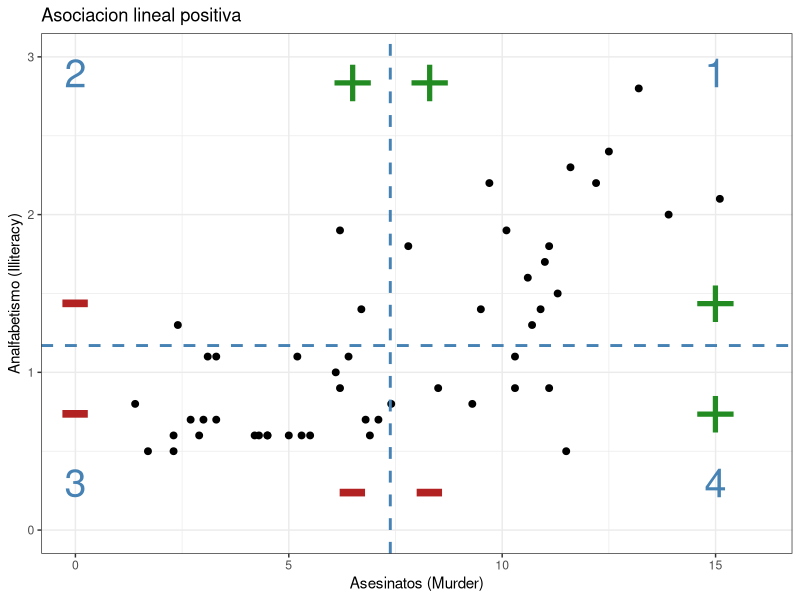
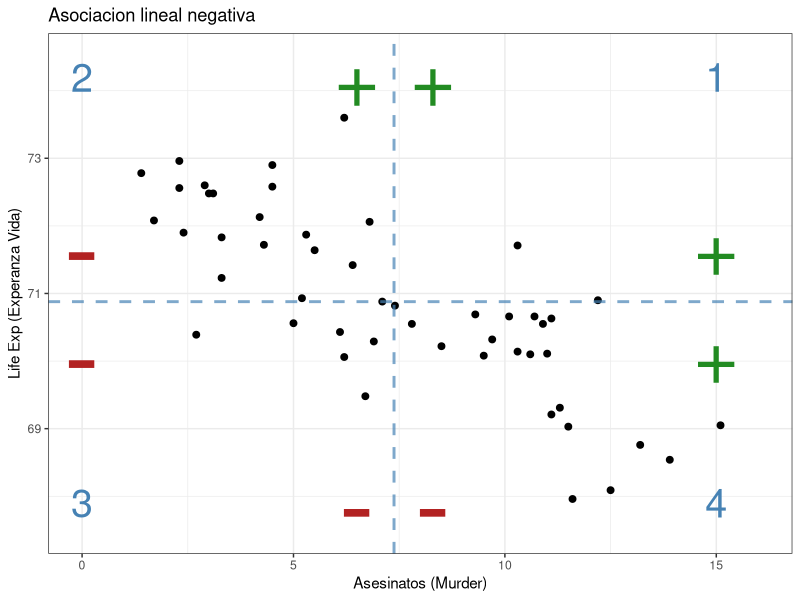
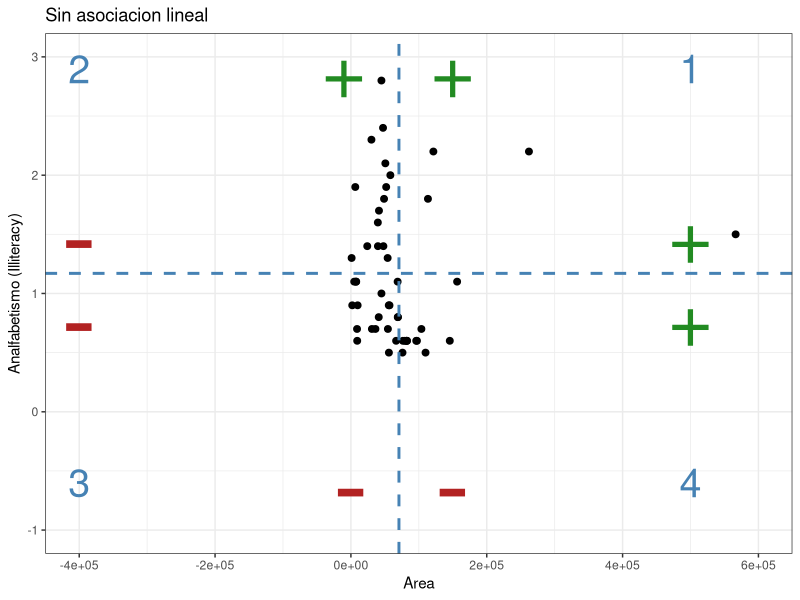
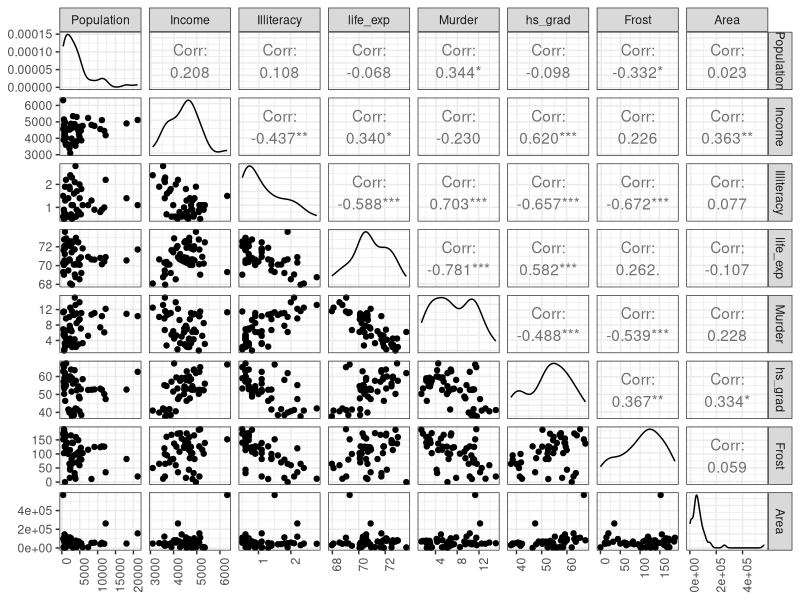
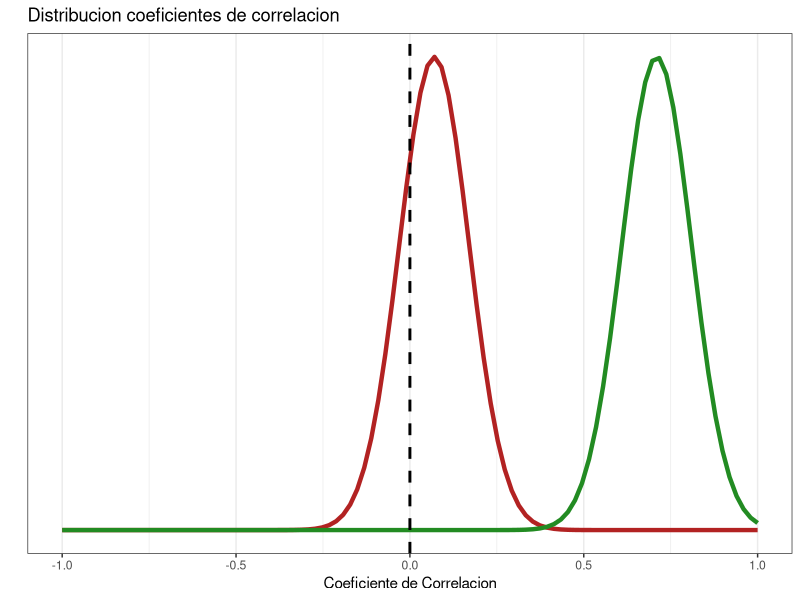
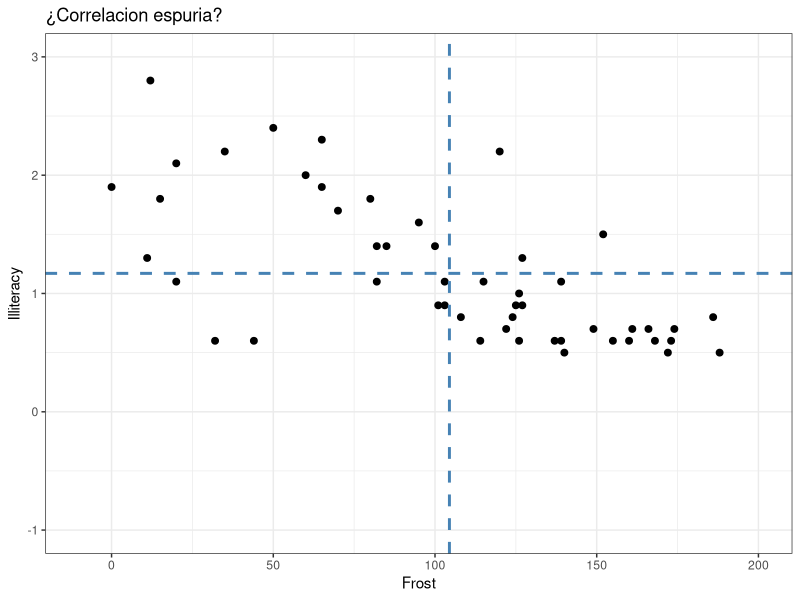
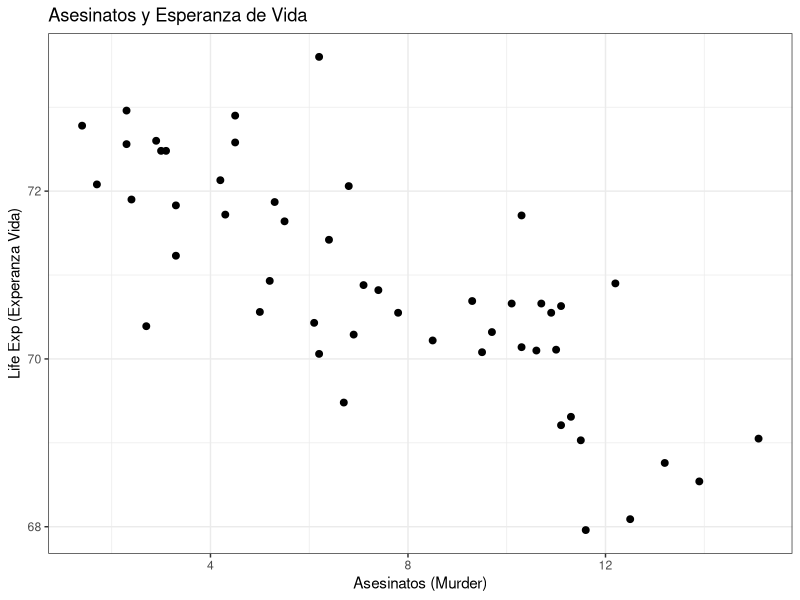
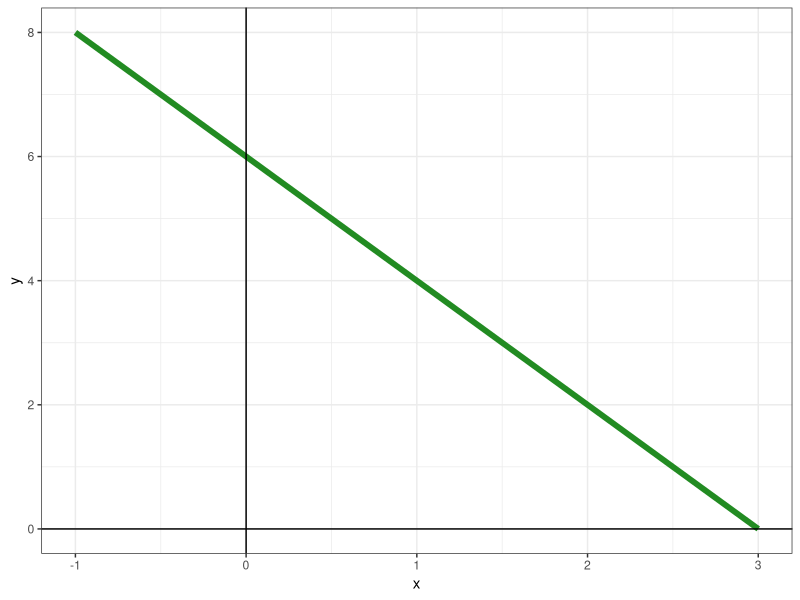

Source code (R) for these figures, in order:
# Clase 4
# author: "Barriola, Kozlowski y Weskler"
# date: "14/12/2018"

#### Carga de librerías

library(tidyverse)
library(GGally)
library(cowplot)

# Dataset

estados <- state.x77 %>%
as.data.frame() %>% # Transformo la matriz a dataframe
rename(life_exp = `Life Exp`, hs_grad=`HS Grad`) # Renombro las variables para no tener problema con los espacios

# Para conocer el dataset utilicemos `?state.x77` para abrir la ayuda de R y la funcion `glimpse()` para ver la estructura de nuestros datos.

?state.x77
glimpse(estados)

#Veamos algunas estadisticas de resumen para conocer un poco más nuestras variables, usando la funcion `summary`:
  
summary(estados)

# Covarianza y correlación

## Covarianza

### Interpretacion grafica


#ASOCIACION LINEAL POSITIVA

ggplot(estados, aes(x=Murder,y=Illiteracy)) + geom_point(size=2) +
  geom_hline(yintercept = mean(estados$Illiteracy),color='steelblue', linetype='dashed', size=1) +
  geom_vline(xintercept = mean(estados$Murder), color='steelblue', linetype='dashed', size=1) +
  annotate(geom='text', x=c(6.5,8.3,15,15), y=c(2.9,2.9,1.5,0.8), label='+', colour='forestgreen', size=19) +
  annotate(geom='text', x=c(6.5,8.3,0,0), y=c(0.3,0.3,1.5,0.8), label='-', colour='firebrick', size=27) +
  annotate(geom='text', x=15, y=2.9, label='1', colour='steelblue', size=10) +
  annotate(geom='text', x=15, y=0.3, label='4', colour='steelblue', size=10) +
  annotate(geom='text', x=0, y=0.3, label='3', colour='steelblue', size=10) +
  annotate(geom='text', x=0, y=2.9, label='2', colour='steelblue', size=10) +
  labs(title='Asociacion lineal positiva', x='Asesinatos (Murder)', y='Analfabetismo (Illiteracy)')+
  theme_bw() + scale_y_continuous(limits = c(0,3)) + scale_x_continuous(limits = c(0,16))

# La funcion `cov` permite calcular la covarianza entre dos variables.

cov(x=estados$Murder, y=estados$Illiteracy)

#ASOCIACION LINEAL NEGATIVA

ggplot(estados, aes(x=Murder,y=life_exp)) + geom_point(size=2) +
  geom_hline(yintercept = mean(estados$life_exp), color='steelblue', linetype='dashed', size=1, alpha=0.7) +
  geom_vline(xintercept = mean(estados$Murder), color='steelblue', linetype='dashed', size=1, alpha=0.7) +
  annotate(geom='text', x=c(6.5,8.3,15,15), y=c(74.2,74.2,71.7,70.1), label='+', colour='forestgreen', size=19) +
  annotate(geom='text', x=c(6.5,8.3,0,0), y=c(67.9,67.9,71.7,70.1), label='-', colour='firebrick', size=27) +
  annotate(geom='text', x=15, y=74.2, label='1', colour='steelblue', size=10) +
  annotate(geom='text', x=15, y=67.9, label='4', colour='steelblue', size=10) +
  annotate(geom='text', x=0, y=67.9, label='3', colour='steelblue', size=10) +
  annotate(geom='text', x=0, y=74.2, label='2', colour='steelblue', size=10) +
  labs(title='Asociacion lineal negativa', x='Asesinatos (Murder)', y='Life Exp (Experanza Vida)')+
  theme_bw() +
  scale_x_continuous(limits = c(0,16)) + scale_y_continuous(limits = c(67.5,74.5))

# la covarianza es negativa:

cov(x=estados$Murder, y=estados$life_exp)

#SIN ASOCIACION LINEAL

ggplot(estados, aes(x=Area,y=Illiteracy)) + geom_point(size=2) +
  geom_hline(yintercept = mean(estados$Illiteracy),color='steelblue', linetype='dashed', size=1) +
  geom_vline(xintercept = mean(estados$Area), color='steelblue', linetype='dashed', size=1) +
  annotate(geom='text', x=c(-10000,150000,500000,500000), y=c(2.9,2.9,1.5,0.8), label='+', colour='forestgreen', size=19) +
  annotate(geom='text', x=c(0,150000,-400000,-400000), y=c(-0.6,-0.6,1.5,0.8), label='-', colour='firebrick', size=27) +
  annotate(geom='text', x=500000, y=2.9, label='1', colour='steelblue', size=10) +
  annotate(geom='text', x=500000, y=-0.6, label='4', colour='steelblue', size=10) +
  annotate(geom='text', x=-400000, y=-0.6, label='3', colour='steelblue', size=10) +
  annotate(geom='text', x=-400000, y=2.9, label='2', colour='steelblue', size=10) +
  labs(title='Sin asociacion lineal',y='Analfabetismo (Illiteracy)')+
  theme_bw() + scale_y_continuous(limits = c(-1,3)) + scale_x_continuous(limits = c(-400000,600000))

cov(x = estados$Area, y=estados$Illiteracy)

# La covarianza tiene una **CARACTERÍSTICA** que puede ser un **PROBLEMA** importante: se ve afectada por la unidad de medida de las variables.

# Covarianza entre area (medida en millas cuadradas) y analfabetismo
cov_1 = cov(x = estados$Area, y=estados$Illiteracy)
cov_1
# 1 milla cuadrada = 2.59 kilometros cuadrados
area_kilometros = estados$Area*2.59
# Covarianza entre area (medida en kilometros cuadradas) y analfabetismo
cov_2=cov(x = area_kilometros, y=estados$Illiteracy)
cov_2

## Correlación

#La funcion `cor` permite calcular la correlacion entre dos variables.

# Correlacion entre area (medida en millas cuadradas) y analfabetismo
corr_1 = cor(x = estados$Area, y=estados$Illiteracy)
corr_1
# 1 milla cuadrada = 2.59 kilometros cuadrados
area_kilometros = estados$Area*2.59
# Correlacion entre area (medida en kilometros cuadradas) y analfabetismo
corr_2=cor(x = area_kilometros, y=estados$Illiteracy)
corr_2

#Vemos que ambos coeficientes de correlación son iguales.

### Ejemplos

# Correlacion entre homicidios y analfabetismo
corr_positiva = cor(x = estados$Murder, y=estados$Illiteracy)
corr_positiva

# Correlacion entre homicidios y esperanza de vida
corr_negativa = cor(x = estados$Murder, y=estados$life_exp)
corr_negativa

# Covarianza entre area (medida en kilometros cuadradas) y analfabetismo
corr_nula = cor(x = estados$Area, y=estados$Illiteracy)
corr_nula

### GGAlly

ggpairs(estados) + theme_bw() + theme(axis.text.x = element_text(angle = 90, hjust = 1))

### Test de Hipótesis

#### Motivación

# Sacamos el promedio de días con temperatura mínima por debajo de los 0 grados para los 50 estados
mean(estados$Frost)
# Sacamos la correlacion entre dias debajo de los 0 grados (Frost) y el analfabetismo 
cor(estados$Frost, estados$Illiteracy)

#Seleccionamos los 10 estados mas frios 
frios= estados %>% arrange(desc(Frost)) %>% slice(1:10)
# Sacamos el promedio de días con temperatura mínima por debajo de los 0 grados para esos 10 estados
mean(frios$Frost)
# Sacamos la correlacion entre dias debajo de los 0 grados (Frost) y el analfabetismo para esos 10 estados
cor(frios$Frost, frios$Illiteracy)

# Ahora seleccionamos los 10 estados mas calidos 
calidos= estados %>% arrange(desc(Frost)) %>% slice(41:50)
# Sacamos el promedio de días con temperatura mínima por debajo de los 0 grados para esos 10 estados
mean(calidos$Frost)
cor(calidos$Frost, calidos$Illiteracy)

#### Test de Hipótesis

#Curvas
ggplot(data = data.frame(x = c(-1, 1)), aes(x)) +
  stat_function(fun = dnorm, n = 100, args = list(mean = 0.07, sd = .1), color="firebrick", size=1.5) +
  stat_function(fun = dnorm, n = 100, args = list(mean = 0.71, sd = .1), color="forestgreen",size=1.5) +
  geom_vline(xintercept = 0, linetype='dashed', size=1) +
  theme_bw() +
  labs(title="Distribucion coeficientes de correlacion", x="Coeficiente de Correlacion", y="")+
  scale_y_continuous(breaks = NULL)

#La función que vamos a utilizar se llama `cor.test`

# Veamos la documentacion
?cor.test
# Al igual que para calcular el coeficiente de correlacion pasamos nuestras dos variables: X e Y
cor.test(x=estados$Murder, y=estados$Illiteracy)
#Veamos el test de la correlacion entre **Area y Analfabetismo**:
cor.test(x=estados$Area, y=estados$Illiteracy)

# Correlación vs causalidad

#Ejemplo de `estados` con Frost vs Illiteracy

ggplot(estados, aes(x=Frost,y=Illiteracy)) + geom_point(size=2) +
  geom_hline(yintercept = mean(estados$Illiteracy),color='steelblue', linetype='dashed', size=1) +
  geom_vline(xintercept = mean(estados$Frost), color='steelblue', linetype='dashed', size=1) +
  labs(title='¿Correlacion espuria?')+
  theme_bw() + scale_y_continuous(limits = c(-1,3)) + scale_x_continuous(limits = c(-10,200))

cor(x=estados$Frost, y=estados$Illiteracy)

# Modelo

## Modelo lineal simple

#Supongamos que nos interesa modelar la relación entre asesinatos y la esperanza de vida en los estados de Estados Unidos.

ggplot(estados, aes(x=Murder,y=life_exp)) +
  geom_point(size=2) +
  labs(title='Asesinatos y Esperanza de Vida', x='Asesinatos (Murder)', y='Life Exp (Experanza Vida)')+
  theme_bw()

### Rectas

#Consideremos la recta $Y= 6 - 2X$

# Creo la funcion
funcion <- function(x) {6 - 2*x}
# Grafico
ggplot(data.frame(x = c(-1, 3)), aes(x)) +
    stat_function(fun=funcion, colour='forestgreen', size=2)+
    geom_vline(xintercept = 0) +
    geom_hline(yintercept = 0) +
    theme_bw()

### Parámetros del modelo

#Probemos algunas rectas y veamos cual se ajusta mejor a nuestros datos
  
recta1 <- ggplot(estados, aes(x=Murder,y=life_exp)) +
    geom_point(size=2) +
    geom_abline(intercept = 73, slope = -0.3, colour='forestgreen', size=1.5) +
    labs(title='Recta 1', x='Asesinatos (Murder)', y='Life Exp (Experanza Vida)')+
    theme_bw()
  
recta2 <- ggplot(estados, aes(x=Murder,y=life_exp)) +
    geom_point(size=2) +
    geom_abline(intercept = 69, slope = 0.2, colour='firebrick', size=1.5) +
    labs(title='Recta 2', x='Asesinatos (Murder)', y='Life Exp (Experanza Vida)')+
    theme_bw()
  
recta3 <- ggplot(estados, aes(x=Murder,y=life_exp)) +
    geom_point(size=2) +
    geom_abline(intercept = 71, slope = -0.3, colour='steelblue', size=1.5) +
    labs(title='Recta 3', x='Asesinatos (Murder)', y='Life Exp (Experanza Vida)')+
    theme_bw()
  
plot_grid(recta1,recta2,recta3)

## Modelo en R

#Creo el modelo con life_exp (variable a predecir) ~ Murder (variable predictora)
modelo_asesinatos<-lm(formula = life_exp~Murder, data = estados)
  
modelo_asesinatos

### Interpretación

modelo_asesinatos$coefficients
  
beta_0 <- modelo_asesinatos$coefficients[[1]] # Guardamos el valor del intercepto
beta_1 <- modelo_asesinatos$coefficients[[2]] # Guardamos el valor de la pendiente

# Grafico
ggplot(estados, aes(x=Murder,y=life_exp)) +
    geom_point(size=2) +
    geom_abline(intercept = beta_0, slope = beta_1, colour='forestgreen', size=1.5, alpha=0.6) +
    geom_vline(xintercept = 0) +
    labs(title='Modelo lineal', x='Asesinatos (Murder)', y='Life Exp (Experanza Vida)')+
    theme_bw()

### Evaluación del modelo

# Resumen del modelo
summary(modelo_asesinatos)

#Creo el modelo con life_exp (variable a predecir) ~ Income (variable predictora)
modelo_ingreso<-lm(formula = life_exp~Income, data = estados)
# Resumen del modelo
summary(modelo_ingreso)

